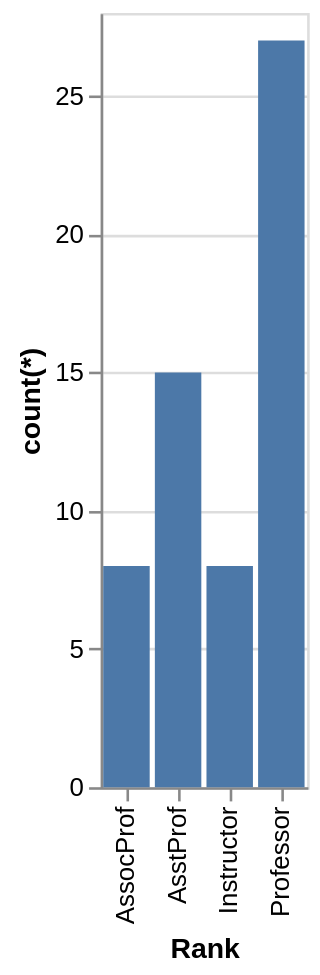

Here is the Vega-Lite specification saved for this chart:
### Vega-Lite specification from a JSON file in a GitHub repository (floating-point values rounded to 4 significant figures)
{"data": {"values": [{"x_data": "AssocProf", "y_data": 8}, {"x_data": "AsstProf", "y_data": 15}, {"x_data": "Instructor", "y_data": 8}, {"x_data": "Professor", "y_data": 27}]}, "mark": "bar", "encoding": {"x": {"field": "x_data", "type": "nominal", "title": "Rank", "sort": "ascending"}, "y": {"field": "y_data", "type": "quantitative", "title": "count(*)"}}}
